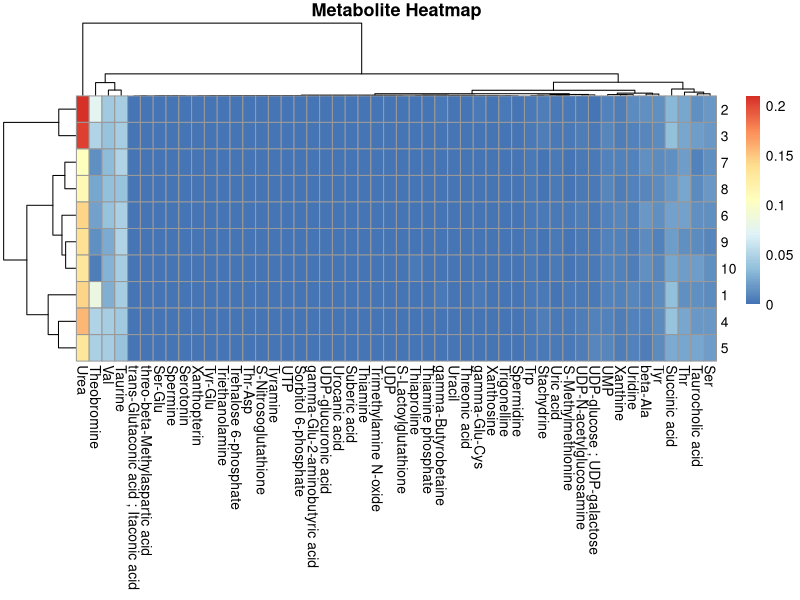

The R source for this figure: (Note: this script raises an error after producing the figure.)
library(readr)
library(dplyr)
library(ggplot2)
library(pheatmap)
library(corrplot)

# Read data (CSV with semicolon separator)
data <- read_csv2("fasting.csv")

# Task-specific analysis
if ("viz" == "eda") {
  # EDA analysis
  cat("=== EDA Analysis ===\n")
  print(summary(data))
  
  # PCA
  numeric_data <- data %>% select_if(is.numeric)
  # Check if we have numeric data and sufficient dimensions
  if (ncol(numeric_data) > 1 && nrow(numeric_data) > 1) {
    pca_result <- prcomp(numeric_data, scale. = TRUE)
  } else {
    cat("Warning: Not enough numeric data for PCA analysis\n")
  }
  if (ncol(numeric_data) > 1 && nrow(numeric_data) > 1 && exists("pca_result")) {
    png("artifacts/eda/pca_plot.png", width = 800, height = 600)
    biplot(pca_result, main = "PCA Analysis")
    dev.off()
  }
  
  # Correlation matrix
  if (ncol(numeric_data) > 1) {
    cor_matrix <- cor(numeric_data, use = "complete.obs")
    png("artifacts/eda/correlation.png", width = 800, height = 600)
    corrplot(cor_matrix, method = "circle")
    dev.off()
  }
  
  cat("# EDA Results\n\nBasic data exploration completed.\n", file = "artifacts/eda/note.md")
  
} else if ("viz" == "modeling") {
  # Modeling analysis
  cat("=== Modeling Analysis ===\n")
  
  # Simple t-test example (assuming groups exist)
  numeric_data <- data %>% select_if(is.numeric)
  results <- data.frame(variable = names(numeric_data), p_value = NA)
  
  # Save results
  write.csv(results, "artifacts/modeling/ttest_results.csv")
  cat("# Modeling Results\n\nStatistical modeling completed.\n", file = "artifacts/modeling/note.md")
  
} else if ("viz" == "viz") {
  # Visualization analysis
  cat("=== Visualization Analysis ===\n")
  
  # Heatmap
  numeric_data <- data %>% select_if(is.numeric)
  if (ncol(numeric_data) > 1 && nrow(numeric_data) > 1) {
    png("artifacts/viz/heatmap.png", width = 800, height = 600)
    # Select subset for heatmap visualization
    viz_data <- numeric_data[1:min(20, nrow(numeric_data)), 1:min(50, ncol(numeric_data))]
    pheatmap(viz_data, main = "Metabolite Heatmap")
    dev.off()
  } else {
    cat("Warning: Not enough numeric data for heatmap visualization\n")
  }
  
  cat("# Visualization Results\n\nData visualizations completed.\n", file = "artifacts/viz/note.md")
}
